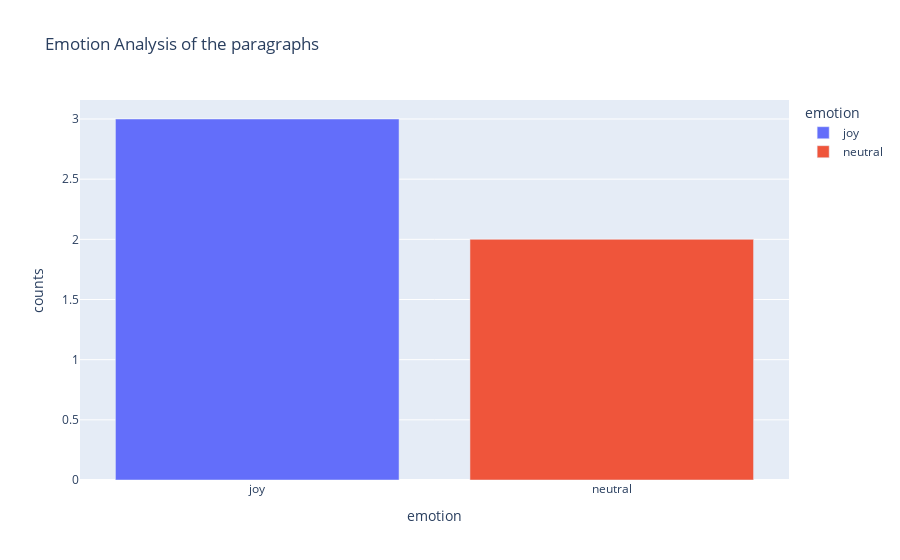

Write notebook code for a chart like this one.
### Code cell
plot_emotion_distribution(googlemaps_df)

### Figure 1 — Plotly figure (JSON) as saved in the notebook; plotly's stock layout.template omitted (floating-point values rounded to 4 significant figures)
{"data": [{"hovertemplate": "emotion=%{x}<br>counts=%{y}<extra></extra>", "legendgroup": "joy", "marker": {"color": "#636efa", "pattern": {"shape": ""}}, "name": "joy", "orientation": "v", "showlegend": true, "textposition": "auto", "type": "bar", "x": ["joy"], "xaxis": "x", "y": [3], "yaxis": "y"}, {"hovertemplate": "emotion=%{x}<br>counts=%{y}<extra></extra>", "legendgroup": "neutral", "marker": {"color": "#EF553B", "pattern": {"shape": ""}}, "name": "neutral", "orientation": "v", "showlegend": true, "textposition": "auto", "type": "bar", "x": ["neutral"], "xaxis": "x", "y": [2], "yaxis": "y"}], "layout": {"barmode": "relative", "legend": {"title": {"text": "emotion"}, "tracegroupgap": 0}, "title": {"text": "Emotion Analysis of the paragraphs"}, "xaxis": {"anchor": "y", "categoryarray": ["joy", "neutral"], "categoryorder": "array", "domain": [0, 1], "title": {"text": "emotion"}}, "yaxis": {"anchor": "x", "domain": [0, 1], "title": {"text": "counts"}}}}
